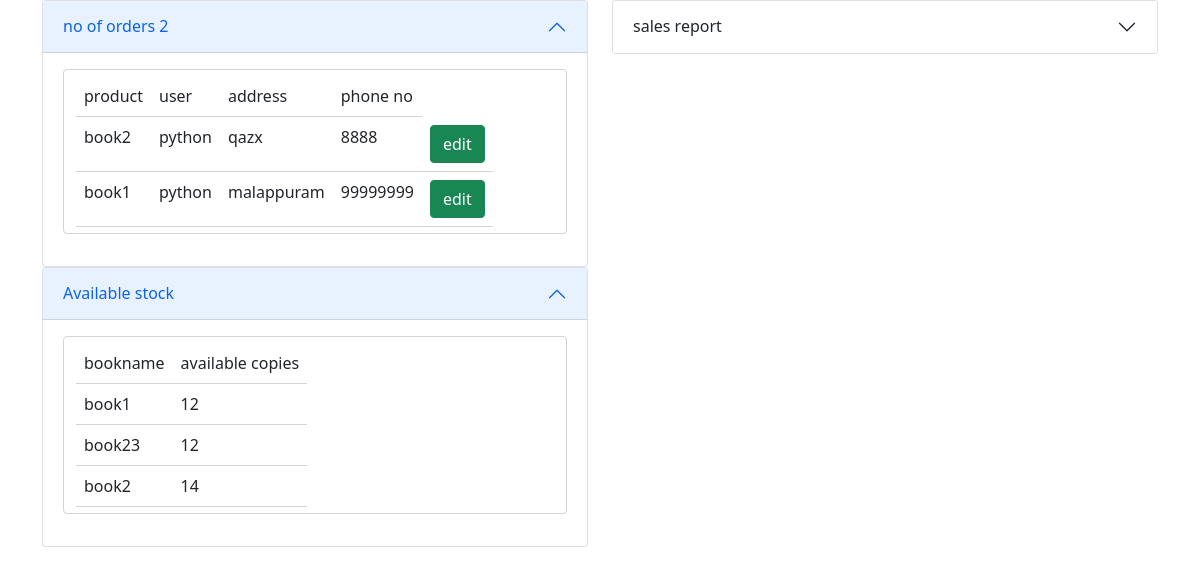
/owner/, run on the app's committed database.
### owner/models.py (models this page shows, shortened)
class Order(models.Model):
    product=models.ForeignKey(Book,on_delete=models.CASCADE)
    user=models.CharField(max_length=20)
    address=models.CharField(max_length=20)
    options=(
        ("delivered","delivered"),("intransit","intransit"),("ordered","ordered"),("cancelled","cancelled")
    )
    status=models.CharField(max_length=20,choices=options,default="ordered")
    phone_number=models.CharField(max_length=20)
    edd=date.today()+timedelta(days=3)
    expected_delivery_date=models.DateField(default=edd,null=True)

class Book(models.Model):
    book_name=models.CharField(max_length=100,unique=True,blank=True)
    author=models.CharField(max_length=100)
    price=models.IntegerField()
    copies=models.PositiveIntegerField()
    image=models.ImageField(upload_to="image",null=True)

### owner/views.py (the view)
# urls.py: path('',views.dashboard,name="dashboard"),
def dashboard(request):
    reports=Order.objects.values("product__book_name").annotate(counts=Count("product"))
    orders=Order.objects.filter(status="ordered")
    stocks=Book.objects.all().order_by("copies")
    context={"orders":orders,"reports":reports,"stocks":stocks}
    return render(request,"dashboard.html",context)

### owner/templates/dashboard.html (shortened to what this page needs)
<!DOCTYPE html>
<html lang="en">
<head>
    <link href="https://cdn.jsdelivr.net/npm/bootstrap@5.0.2/dist/css/bootstrap.min.css" rel="stylesheet"
>
</head>
<body>
<div class="container">
    <div class="row">
        <div class="col-6">
            <div class="accordion-item">
                <h2 class="accordion-header" id="headingOne">
                    <button class="accordion-button" type="button" data-bs-toggle="collapse"
                            data-bs-target="#collapseOne" aria-expanded="true" aria-controls="collapseOne">
                        no of orders {{orders | length}}
                    </button>
                </h2>
                <div id="collapseOne" class="accordion-collapse collapse show" aria-labelledby="headingOne"
                     data-bs-parent="#accordionExample">
                    <div class="accordion-body">
                        <table class="table form-control">
                            <tr>
                                <td>product</td>
                                <td>user</td>
                                <td>address</td>
                                <td>phone no</td>
                            </tr>
                            {%for order in orders%}
                            <tr>
                                <td>{{order.product.book_name}}</td>
                                <td>{{order.user}}</td>
                                <td>{{order.address}}</td>
                                <td>{{order.phone_number}}</td>
                                <td><a href="{%url 'orderedit' order.id%}" class="btn btn-success">edit</a></td>
                            </tr>
                            {%endfor%}
                        </table>
                    </div>
                </div>
            </div>
        </div>
        <div class="col-6">
            <div class="accordion-item">
                <h2 class="accordion-header" id="headingTwo">
                    <button class="accordion-button collapsed" type="button" data-bs-toggle="collapse"
                            data-bs-target="#collapseTwo" aria-expanded="false" aria-controls="collapseTwo">
                        sales report
                    </button>
                </h2>
            </div>
        </div>
        <div class="col-6">
             <div class="accordion-item">
    <h2 class="accordion-header" id="headingThree">
      <button class="accordion-button" type="button" data-bs-toggle="collapse" data-bs-target="#collapseOne" aria-expanded="true" aria-controls="collapseOne">
        Available stock
      </button>
    </h2>
    <div id="collapseThree" class="accordion-collapse collapse show" aria-labelledby="headingOne" data-bs-parent="#accordionExample">
      <div class="accordion-body">
            <table class="table form-control">
                <tr>
                    <td>bookname</td>
                    <td>available copies</td>
                </tr>
                {%for stock in stocks%}
                 <tr>
                     <td>{{stock.book_name}}</td>
                     <td>{{stock.copies}}</td>
                 </tr>
                {%endfor%}
            </table>
      </div>
    </div>
  </div>
        </div>
    </div>
</div>
</body>
</html>

### data on the page
Order: product.book_name "book2", user "python", address "qazx", phone_number "8888"
Order: product.book_name "book1", user "python", address "malappuram", phone_number "99999999"
Book: book_name "book1", copies "12"
Book: book_name "book23", copies "12"
Book: book_name "book2", copies "14"

### other printed values
{{ orders | length }} "2"
